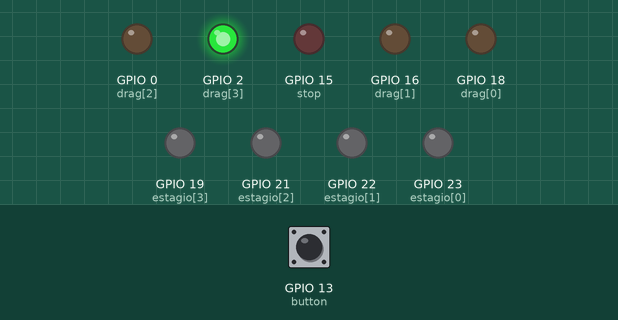
Simulated run of this sketch. Board: ESP32. Parts: output pins drawn as LEDs (lit = HIGH). Inputs (shaded band) come from the test bench; at power-on: GPIO 13 (button) HIGH.

Above: at 4.4 s.
4.5 s: GPIO 13 (button) pulled LOW for 0.15 s
At 6.6 s:
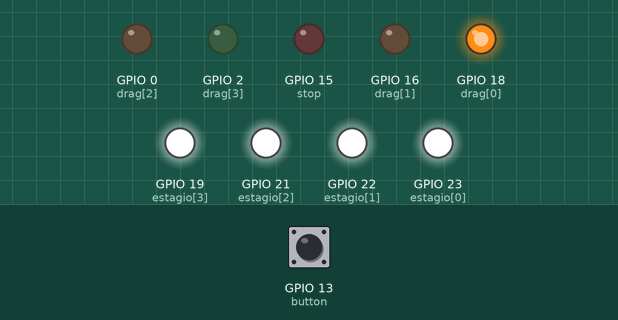
7.5 s: GPIO 13 (button) pulled LOW for 1 s
At 11.0 s:
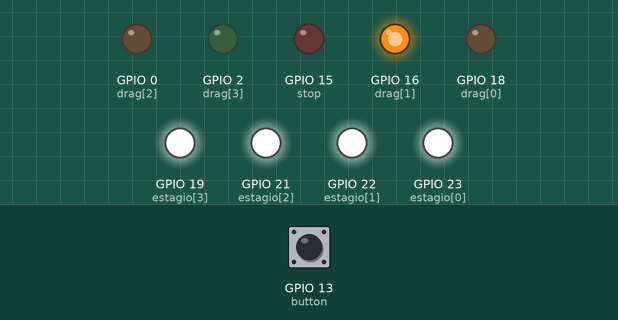
11.2 s: GPIO 13 (button) pulled LOW for 3.2 s
At 13.5 s:
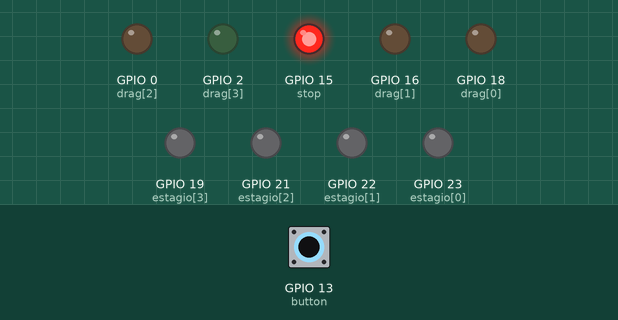
Timing chart, 0 to 19.5 s (numbered marks = the images above; inputs shaded):
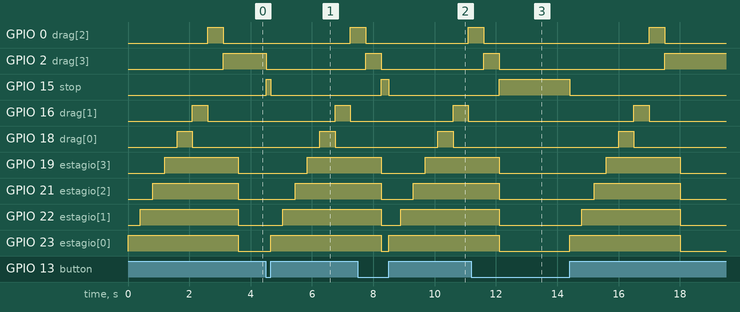

The sketch:

sketch.ino
```cpp
#define button 13
#define leds 4
#define stop 15

int estagio[leds] = {23, 22, 21, 19};
int drag[leds] = {18, 16, 0, 2};

void setup() {
  for(int i = 0; i < leds; i++) {
    pinMode(estagio[i], OUTPUT);
    pinMode(drag[i], OUTPUT);
  }
  pinMode(button, INPUT_PULLUP);
  pinMode(stop, OUTPUT);
}

void loop() {
  while (digitalRead(button) == HIGH){
    digitalWrite(stop, LOW);
    for (int i = 0; i < leds; i++) {
      digitalWrite(estagio[i], HIGH);
      delay(400);
    }
    for (int i = 0; i < leds; i++) {
      digitalWrite(drag[i], HIGH);
      delay(500);
      digitalWrite(drag[i], LOW);
      if (i == 3) {
        while (digitalRead(button) == HIGH) {
          digitalWrite(drag[i], HIGH);
          for(int i = 0; i < leds; i++) {
            digitalWrite(estagio[i], LOW);
          }
        }
      }
    }
  }
  while (digitalRead(button) == LOW) {
    for(int i = 0; i < leds; i++) {
      digitalWrite(estagio[i], LOW);
      digitalWrite(drag[i], LOW);
    }
    digitalWrite(stop, HIGH);
  }

}
```

Measured:
- after the input at 4.5 s, GPIO 0 (drag[2]): LOW → HIGH after 2.8 s; GPIO 2 (drag[3]): HIGH → LOW at once; GPIO 15 (stop): LOW → HIGH at once, → LOW 0.15 s later; GPIO 16 (drag[1]): LOW → HIGH after 2.3 s, → LOW 0.50 s later; GPIO 18 (drag[0]): LOW → HIGH after 1.8 s, → LOW 0.50 s later
- after the input at 7.5 s, GPIO 15 (stop): LOW → HIGH after 0.75 s, → LOW 0.25 s later; GPIO 16 (drag[1]): LOW → HIGH after 3.1 s, → LOW 0.50 s later; GPIO 18 (drag[0]): LOW → HIGH after 2.6 s, → LOW 0.50 s later
- after the input at 11.2 s, GPIO 15 (stop): LOW → HIGH after 0.90 s, → LOW 2.3 s later; GPIO 16 (drag[1]): LOW → HIGH after 5.3 s, → LOW 0.50 s later; GPIO 18 (drag[0]): LOW → HIGH after 4.8 s, → LOW 0.50 s later
